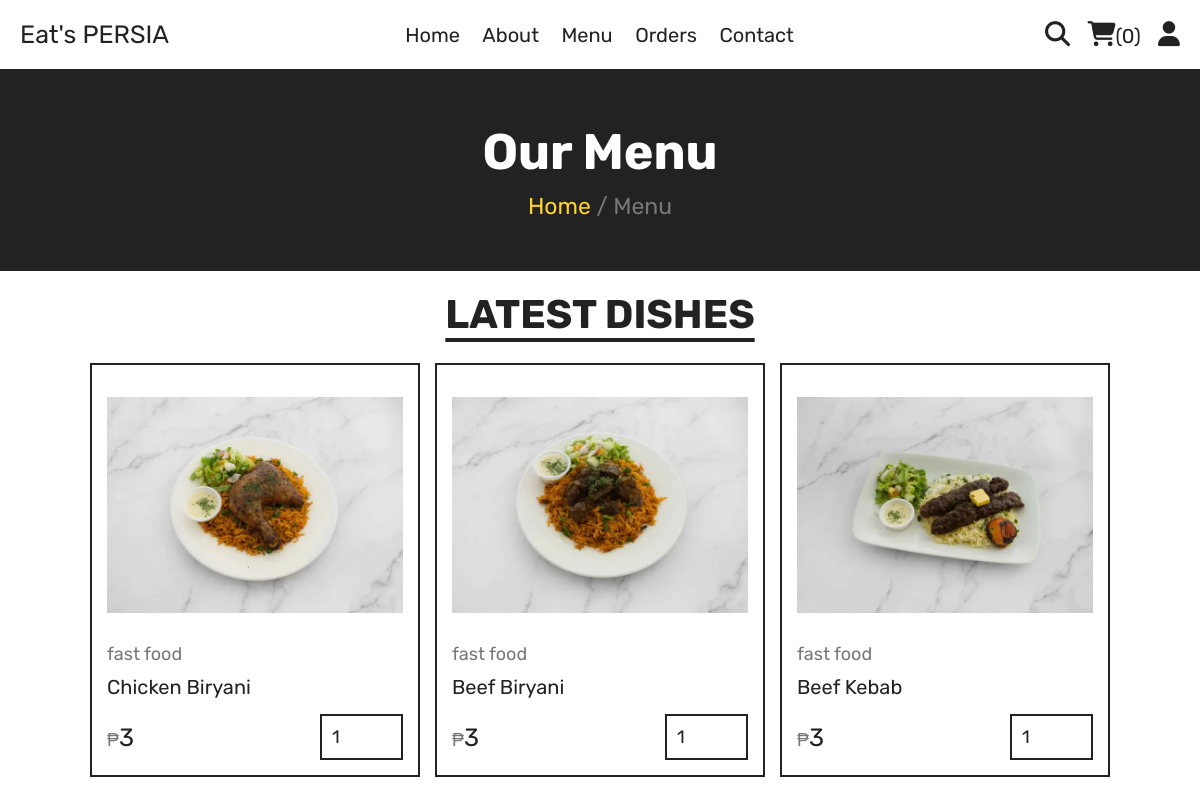
Page /menu.php on the earlier database version.
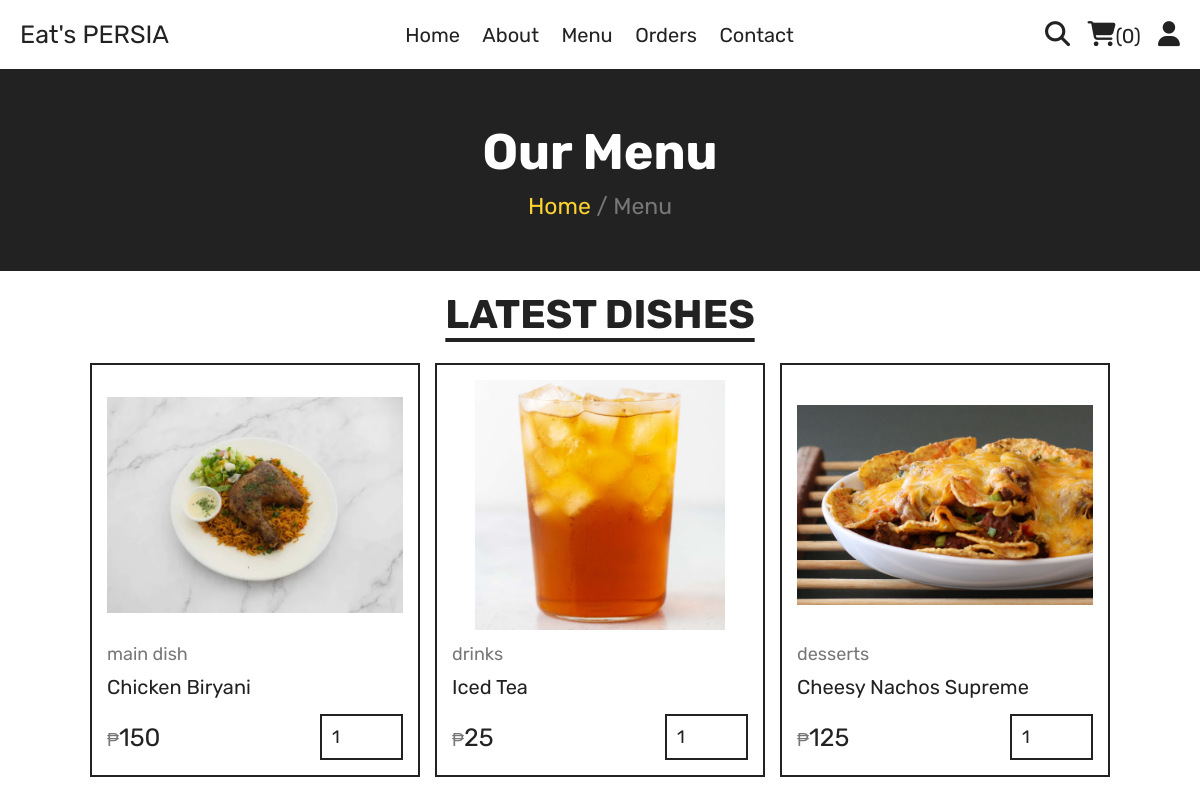
Same page on the later database version.
### tables this page shows
CREATE TABLE `products` (
  `id` int(100) NOT NULL,
  `name` varchar(100) NOT NULL,
  `category` varchar(100) NOT NULL,
  `price` int(10) NOT NULL,
  `image` varchar(100) NOT NULL
);

### menu.php (the view, shortened to what this page needs)
<?php
include 'components/connect.php';
?>
<!DOCTYPE html>
<html lang="en">
<head>
   <link rel="stylesheet" href="https://cdnjs.cloudflare.com/ajax/libs/font-awesome/6.1.1/css/all.min.css">
   <link rel="stylesheet" href="css/style.css">
</head>
<body>
<?php include 'components/user_header.php'; ?>
<div class="heading">
   <h3>our menu</h3>
   <p><a href="home.php">Home</a> <span> / Menu</span></p>
</div>
<section class="products">
   <h1 class="title">latest dishes</h1>
   <div class="box-container">
      <?php
         $select_products = $conn->prepare("SELECT * FROM `products`");
         $select_products->execute();
         if($select_products->rowCount() > 0){
            while($fetch_products = $select_products->fetch(PDO::FETCH_ASSOC)){
      ?>
      <form action="" method="post" class="box">
         <img src="uploaded_img/<?= $fetch_products['image']; ?>" alt="">
         <a href="category.php?category=<?= $fetch_products['category']; ?>" class="cat"><?= $fetch_products['category']; ?></a>
         <div class="name"><?= $fetch_products['name']; ?></div>
         <div class="flex">
            <div class="price"><span>₱</span><?= $fetch_products['price']; ?></div>
            <input type="number" name="qty" class="qty" min="1" max="99" value="1" maxlength="2">
         </div>
      </form>
      <?php
            }
         }else{
            echo '<p class="empty">no products added yet!</p>';
         }
      ?>
   </div>
</section>
</body>
</html>

### components/user_header.php (shortened to what this page needs)
<header class="header">
   <section class="flex">
      <a href="home.php" class="logo">Eat's PERSIA</a>
      <nav class="navbar">
         <a href="home.php">Home</a>
         <a href="about.php">About</a>
         <a href="menu.php">Menu</a>
         <a href="orders.php">Orders</a>
         <a href="contact.php">Contact</a>
      </nav>
      <div class="icons">
         <?php
            $count_cart_items = $conn->prepare("SELECT * FROM `cart` WHERE user_id = ?");
            $count_cart_items->execute([$user_id]);
            $total_cart_items = $count_cart_items->rowCount();
         ?>
         <a href="search.php"><i class="fas fa-search"></i></a>
         <a href="cart.php"><i class="fas fa-shopping-cart"></i><span>(<?= $total_cart_items; ?>)</span></a>
         <div id="user-btn" class="fas fa-user"></div>
      </div>
   </section>
</header>

### css/style.css (style rules this page uses)
:root { --yellow:#fed330; --red:#e74c3c; --white:#fff; --black:#222; --light-color:#777; --border:.2rem solid var(--black); }
* { font-family: 'Rubik', sans-serif; margin:0; padding:0; box-sizing: border-box; outline: none; border: none; text-decoration: none; }
html { font-size: 62.5%; overflow-x: hidden; scroll-behavior: smooth; stop-opacity: 7rem; }
section { margin:0 auto; max-width: 1200px; padding:2rem; }
.title { text-align: center; margin-bottom: 2.5rem; font-size: 4rem; color:var(--black); text-transform: uppercase; text-decoration: underline; text-underline-offset: 1rem; }
.heading { display: flex; align-items: center; justify-content: center; gap:1rem; flex-flow: column; background-color: var(--black); min-height: 20rem; }
.heading h3 { font-size: 5rem; color:var(--white); text-transform: capitalize; }
.heading p { font-size: 2.3rem; color:var(--light-color); }
.heading p a { color:var(--yellow); }
.header { position: sticky; top:0; left:0; right:0; z-index: 1000; background-color: var(--white); border-bottom: var(--border); }
.header .flex { display: flex; align-items: center; justify-content: space-between; position: relative; }
.header .flex .logo { font-size: 2.5rem; color:var(--black); }
.header .flex .navbar a { font-size: 2rem; color:var(--black); margin:0 1rem; }
.header .flex .icons > * { margin-left: 1.5rem; font-size: 2.5rem; color:var(--black); cursor: pointer; }
.header .flex .icons span { font-size: 2rem; }
.products .box-container { display: grid; grid-template-columns: repeat(auto-fit, 33rem); justify-content: center; align-items: flex-start; gap:1.5rem; }
.products .box-container .box { border:var(--border); padding:1.5rem; position: relative; overflow: hidden; }
.products .box-container .box img { height: 25rem; width: 100%; object-fit: contain; margin-bottom: 1rem; }
.products .box-container .box .cat { font-size: 1.8rem; color:var(--light-color); }
.products .box-container .box .name { font-size: 2rem; color:var(--black); margin:1rem 0; }
.products .box-container .box .flex { display: flex; align-items: center; gap:1rem; margin-top: 1.5rem; }
.products .box-container .box .flex .price { margin-right: auto; font-size: 2.5rem; color:var(--black); }
.products .box-container .box .flex .price span { color:var(--light-color); font-size: 1.8rem; }
.products .box-container .box .flex .qty { padding:1rem; border:var(--border); font-size: 1.8rem; color:var(--black); }

Differences in the rows shown:
removed products: image (picture), category "fast food", name "Chicken Biryani", price "3"
removed products: image (picture), category "fast food", name "Beef Biryani", price "3"
removed products: image (picture), category "fast food", name "Beef Kebab", price "3"
added products: image (picture), category "main dish", name "Chicken Biryani", price "150"
added products: image (picture), category "drinks", name "Iced Tea", price "25"
added products: image (picture), category "desserts", name "Cheesy Nachos Supreme", price "125"
